Frame 1 (no input): blank canvas, image omitted
Frame 60 (the mouse pressed at the canvas centre just before this capture): blank canvas, image omitted
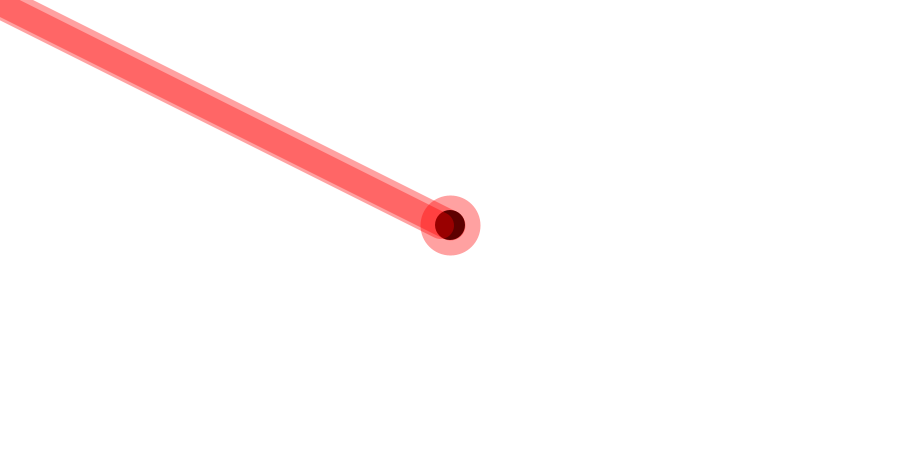
Frame 120 (the mouse held since frame 60 and released just before this capture)

The Processing sketch whose frames 1 and 60 were blank and that drew this single picture after the mouse press (run headless with seeded random() and noise(); from frame 60 on, the mouse is pressed at the canvas centre):

// Processing sketch: processing_26879
// ── processing_26879.pde

float rojo = 255 ;
int verde = 0;     
int azul = 0;
 
void setup (){
  size (900, 450);
  smooth ();
  frameRate (60);
   background (255);
}
 
 
       
void draw (){
int ancho = (abs(mouseX-pmouseX));
   if (ancho >=30){
    ancho = 30;
  }
  stroke (rojo, verde, azul, random (255));
  strokeWeight (ancho);
 
  line (pmouseX, pmouseY, mouseX, mouseY);
  fill (0);
  
  ellipse (mouseX, mouseY, ancho, ancho );
   strokeWeight ((ancho*0.9));
  line (pmouseX- 10, pmouseY, mouseX -10, mouseY);
 
}
          
void keyPressed (){
  background (255);
      
}
